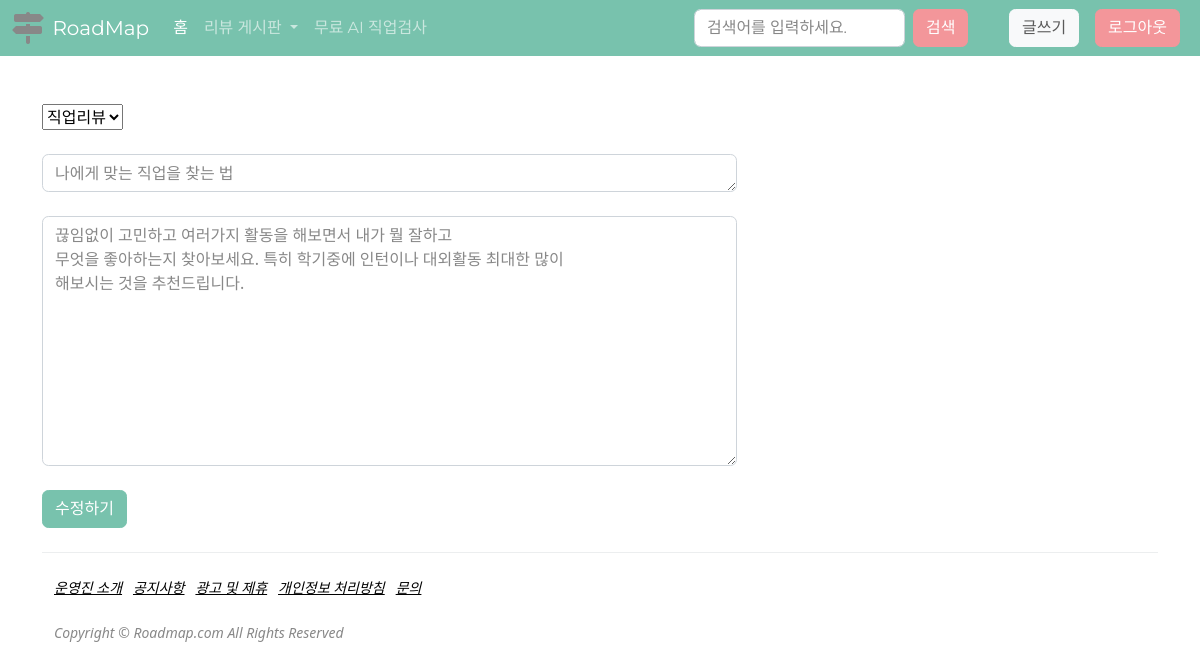
Page /board/62/update/ (signed in) on the committed database.
### board/models.py (models this page shows, shortened)
class Post(models.Model):
    title = models.CharField(max_length=200, verbose_name="제목")
    contents = models.TextField(verbose_name="내용")
    writer = models.ForeignKey(
        'user.BoardMember', on_delete=models.CASCADE, null=True, verbose_name="작성자")
    created_at = models.DateTimeField(
        auto_now_add=True, null=True, verbose_name="작성일")
    updated_at = models.DateTimeField(
        auto_now=True, null=True, verbose_name="최종수정일")
    view_count = models.PositiveIntegerField(default=0, verbose_name="조회수")
    like_count = models.IntegerField(null=True, verbose_name="좋아요수")
    name_choices = (('직업리뷰', '직업리뷰'), ('학과리뷰', '학과리뷰'))
    name = models.CharField(
        max_length=200, null=True, choices=name_choices, verbose_name="게시판명")
    class Meta:
        db_table = 'boards'
        verbose_name = '게시판'
        verbose_name_plural = '게시판'

### board/views.py (the view)
# urls.py: path('<int:pk>/update/', views.board_update, name='board_update'),
def board_update(request, pk):
    if not request.session.get('user'):
        return redirect('/user/login/')
    user_id = request.session.get('user')
    post = get_object_or_404(Post, pk=pk)
    if post.writer == BoardMember.objects.get(pk=user_id):
        if request.method == "POST":
            form = BoardForm(request.POST, request.FILES, instance=post)
            if form.is_valid():
                form.save()
                return redirect(f'/board/{post.pk}')
        else:
            form = BoardForm(instance=post)
        return render(request, 'board_update.html', {'form': form, 'post': post})
    else:
        return render(request, 'user_mismatch.html')

### board/forms.py
class BoardForm(forms.ModelForm):
    class Meta:
        model = Post
        fields = [
            'name',
            'title',
            'contents',
        ]
    name_choices = (('직업리뷰', '직업리뷰'), ('학과리뷰', '학과리뷰'))
    name = forms.ChoiceField(error_messages={
        'required': '게시판명을 선택하세요.'},
        choices=name_choices, label="게시판명")
    title = forms.CharField(error_messages={
        'required': '제목을 입력하세요.'
    }, max_length=100, label="게시글 제목")
    contents = forms.CharField(error_messages={
        'required': '내용을 입력하세요.'
    }, widget=forms.Textarea, label="게시글 내용")

### board/templates/board_update.html (shortened to what this page needs)
{% extends "base.html" %}
{% block body %}
{% load static %}
<div class="container">
  <div class="row">
    <div class="col-sm-10">
      <form method="POST" action=".">
        {% for field in form %}
        <div class="form-group">
          {% if field.name == 'contents' %}
          <textarea class="form-control" style="height : 250px" name="{{ field.name }}">{{post.contents}}</textarea>
          {% elif field.name == 'name' %}
          <div>{{field}}</div>
          {% else %}
          <textarea class="form-control" style="height : 30px" name="{{ field.name }}">{{post.title}}</textarea>
          {% endif %}
        </div>
        <br>
        {% endfor %}
        <button type="submit" class="btn btn-primary">수정하기</button>
      </form>
    </div>
  </div>
  {% endblock body %}

### rows in the picture
Post: form "직업리뷰", title "나에게 맞는 직업을 찾는 법", contents "끊임없이 고민하고 여러가지 활동을 해보면서 내가 뭘 잘하고 무엇을 좋아하는지 찾아보세요. 특히 학기중에 인턴이나 대외활동 최대한 많이 해보시는 것을 추천드립니다."
